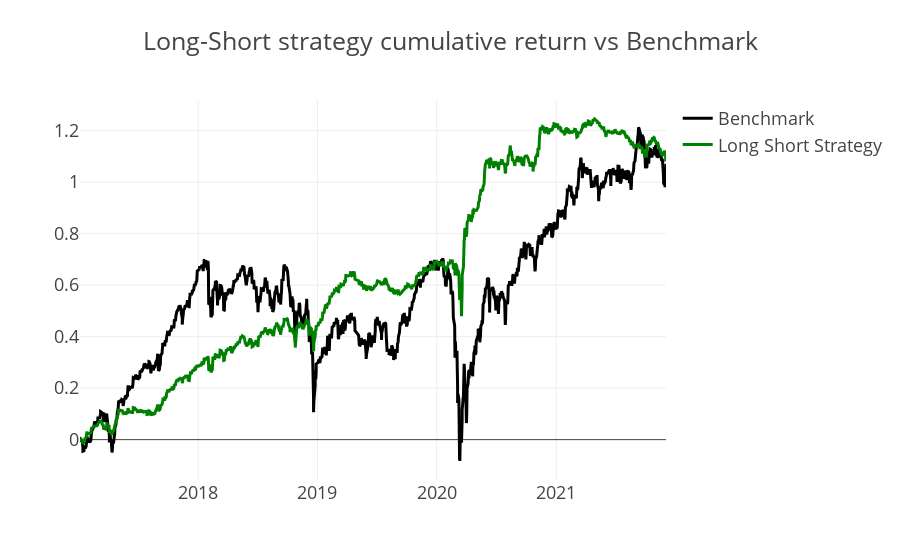

Notebook cell for this chart:
### Markdown cell above
#### Score on evaluation data

### Code cell
evalstocks = pd.read_csv('/Users/mcardonasanchez/Desktop/Online Courses/The-Data-Science-Course-2021-All-Resources/Other/data/stock_prices.csv')
evalstocks.Date = pd.to_datetime(evalstocks.Date)
evaltargets = pd.pivot(evalstocks, index='Date', values='Target', columns='SecuritiesCode')

evaldividends = pd.pivot(evalstocks, index='Date', values='ExpectedDividend', columns='SecuritiesCode')
dvs = evaldividends.fillna(0)

roll = 2
train = pd.concat([targets, evaltargets]).rolling(roll).mean().shift(2).loc[evaltargets.index]

subdvds = dvs.loc[train.index]
train[subdvds!=0] = train[subdvds.shift(-1)!=0] +0.5

X = np.argsort(np.argsort(train))
y = evaltargets.loc[X.index]

#Benchmark, averaging all securities for a given day
bm = y.mean(axis=1)

#Return of our strategy
r = calc_return(X,y)

fig = go.Figure()
fig.add_trace(
    go.Scatter(
        x = bm.index,
        y = bm.cumsum().values,
        name = "Benchmark",
        marker = {"color":"black"}
    )
)


fig.add_trace(
    go.Scatter(
        x = r.index,
        y = r.cumsum().values,
        name = "Long Short Strategy",
        marker = {"color":"green"}
    )
)

fig.update_layout(template="presentation", title = "Long-Short strategy cumulative return vs Benchmark")

print(f"sharp ratio, benchmark: {round(bm.mean()/bm.std()*252**0.5,3)}")
print(f"sharp ratio, Long - Short strategy: {round(r.mean()/r.std()*252**0.5,3)}")

fig.show()

### Figure 1 — Plotly figure (JSON) as saved in the notebook; plotly's stock layout.template omitted (floating-point values rounded to 4 significant figures; data arrays with more than 128 entries replaced by an {"elided": "..."} marker saying what was removed)
{"data": [{"marker": {"color": "black"}, "name": "Benchmark", "type": "scatter", "x": {"elided": "2404 str values"}, "y": {"elided": "2404 float values"}}, {"marker": {"color": "green"}, "name": "Long Short Strategy", "type": "scatter", "x": {"elided": "2404 str values"}, "y": {"elided": "2404 float values"}}], "layout": {"title": {"text": "Long-Short strategy cumulative return vs Benchmark"}}}
